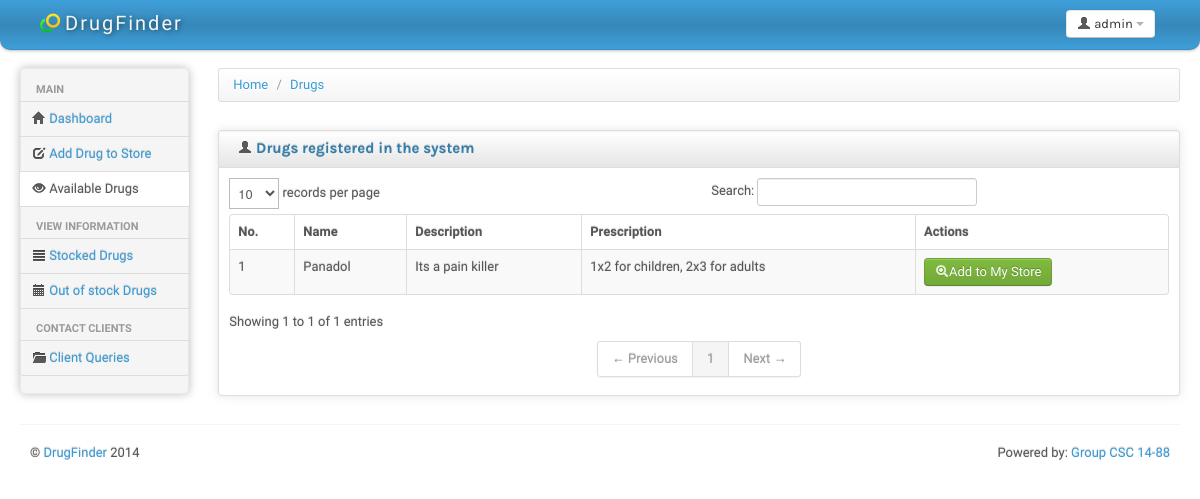
Page /available_drugs.php (signed in) on the earlier database version.
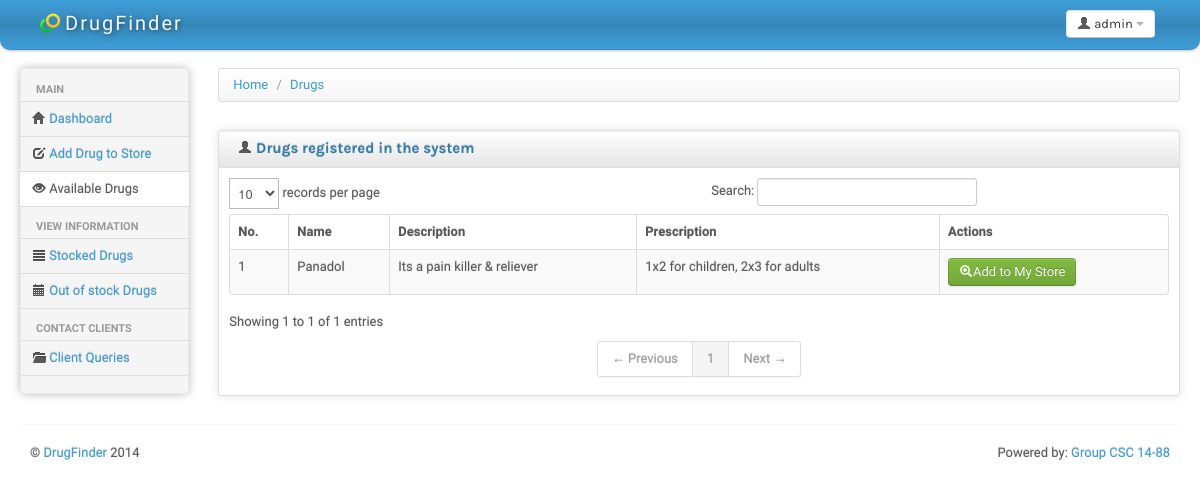
Same page on the later database version.
### tables this page shows
CREATE TABLE IF NOT EXISTS `drug` (
  `drugId` int(20) NOT NULL AUTO_INCREMENT,
  `drugName` varchar(50) NOT NULL,
  `drugDescription` text NOT NULL,
  `prescription` text NOT NULL,
  `whoAdded` int(10) NOT NULL,
  `dateAdded` timestamp NOT NULL DEFAULT CURRENT_TIMESTAMP,
  PRIMARY KEY (`drugId`)
);

### available_drugs.php (the view, shortened to what this page needs)
<?php
include('include/header.php');
?>
			<div>
				<ul class="breadcrumb">
					<li>
						<a href="#">Home</a> <span class="divider">/</span>
					</li>
					<li>
						<a href="#">Drugs</a>
					</li>
				</ul>
			</div>
			<div class="row-fluid sortable">
				<div class="box span12">
					<div class="box-header well" data-original-title>
						<h2><i class="icon-user"></i> Drugs registered in the system</h2>
					</div>
					<div class="box-content">
							<table class="table table-striped table-bordered bootstrap-datatable datatable">
						  <thead>
							  <tr>
								  <th>No.</th>
								  <th>Name</th>
								  <th>Description</th>
								  <th>Prescription</th>
								  <th>Actions</th>
							  </tr>
						  </thead>
						  <tbody>
								<?php
								$select="select * from drug d";
								$i=1;
								$query = mysql_query($select) or die("cannot select data". mysql_error());
								while($result = mysql_fetch_array($query, MYSQL_ASSOC))
								{
								echo "<tr><td class='center'>".$i."</td>" ."<td class='center'>";
								echo $result['drugName']."</td><td>".$result['drugDescription']." </td><td>".$result['prescription']." </td>";
								echo "<td class='center'><a class='btn btn-success' href='add_drug_prefilled.php?id=".$result['drugId']. "'><i class='icon-zoom-in icon-white'></i>Add to My Store</a> ";
								echo "</td>";
								echo "</tr>";
								$i++;
								}
								?>
						  </tbody>
					  </table>
					</div>
				</div>
			</div>
<?php include('include/footer.php'); ?>

Differences in the rows shown:
changed drug "Panadol": drugDescription "Its a pain killer" → "Its a pain killer & reliever"
